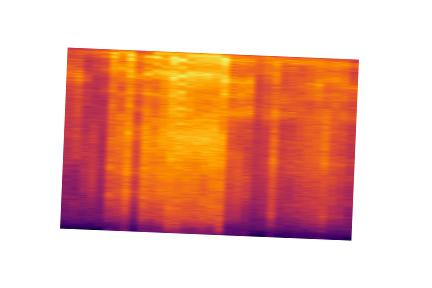
#> input picture anaselmasry/source/positive_Covid-19/positive_0_1549.jpg, 432 x 288 px; its folder holds only this picture in this run
$ jupyter execute --allow-errors 'Preprocessing anaselmasry.ipynb'   (shell and % lines are left out)
#> lines starting #> are read from the running program, lines starting #| are printed output that depends on the picture; after the words box and inside, x2 and y2 are one past the last pixel; in counts of white or black regions, pixels touching at a corner belong together
[cell 1]
import cv2
import os.path
import matplotlib.pyplot as plt
import numpy as np
import glob

[cell 2]
source_path = './anaselmasry/source'
positive_path = os.path.join(source_path, 'positive_Covid-19')
negative_path = os.path.join(source_path, 'negative_Covid-19')
default_negative_filename = os.path.join(negative_path, 'negative_0_641.jpg')
default_positive_filename = os.path.join(positive_path, 'positive_0_4741.jpg')
target_path = './anaselmasry/processed'
target_positive_path = os.path.join(target_path, 'positive_Covid-19')
target_negative_path = os.path.join(target_path, 'negative_Covid-19')

[cell 3]
def loadImgRGB(filename):
    img = cv2.imread(filename)
    img = cv2.cvtColor(img, cv2.COLOR_BGR2RGB)
    return img
#> (the rest of this cell did not finish here and is left out)

[cell 4]
def loadImgGray(filename):
    img = cv2.imread(filename)
    img = cv2.cvtColor(img, cv2.COLOR_BGR2GRAY)
    return img

def findContours(filename):
    img = loadImgGray(filename)
    ret, thr = cv2.threshold(img, 200, 255, cv2.THRESH_BINARY_INV)
    contours, hier = cv2.findContours(thr, cv2.RETR_TREE, cv2.CHAIN_APPROX_SIMPLE)
    return contours

def findBestContour(filename):
    contours = findContours(filename)
    best = None
    bestArea = 0
    for contour in contours:
        area = cv2.contourArea(contour)
        if (area > bestArea):
            bestArea = area
            best = contour
    return best

def getCorrectedImg(filename):
    img = cv2.imread(filename)
    contour = findBestContour(filename)
    rect = cv2.minAreaRect(contour)
    srcBox = cv2.boxPoints(rect)
    tgtBox = np.float32([[0, 400], [0, 0], [400, 0], [400, 400]])
    transform = cv2.getPerspectiveTransform(srcBox, tgtBox)
    return cv2.warpPerspective(img, transform, (400, 400))


def getRotatedImg(filename):
    img = getCorrectedImg(filename)
#> in getCorrectedImg, img is the input picture: shape (288, 432, 3); mean B, G, R 166, 185.2, 236.9
#> in loadImgGray (call 2), `img = cv2.cvtColor(img, cv2.COLOR_BGR2GRAY)`:
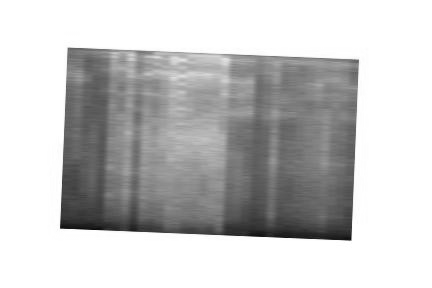
#> img: shape (288, 432); min 8, max 255, mean 198.4
#> in findContours (call 2), `ret, thr = cv2.threshold(img, 200, 255, cv2.THRESH_BINARY_INV)`:
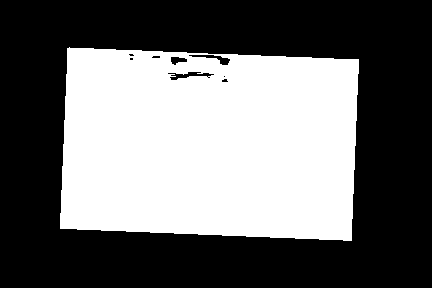
#> thr: shape (288, 432); 42.2% white; 1 white region
#> in findContours (call 2), `contours, hier = cv2.findContours(thr, cv2.RETR_TREE, cv2.CHAIN_APPROX..`: contours = 10 contours, 4 with area under 20; largest, box (x1, y1, x2, y2) and area: (60, 47, 359, 241) 52492, (167, 71, 215, 81) 219, (188, 54, 231, 66) 179, (170, 56, 188, 66) 102, (151, 55, 161, 59) 24, (221, 78, 229, 83) 21
#> the loop in findBestContour (call 2), `for contour in contours:` made 10 passes
#> (area, bestArea) on pass 1: (52491.5, 52491.5)
#> area on passes 2, 5, 7, 8, 9: 21, 219, 102, 23.5, 179
#> in getCorrectedImg (call 2), `contour = findBestContour(filename)`: contour = contour of 81 points, box (x1, y1, x2, y2) (60, 47, 359, 241), area 52492
#> in getCorrectedImg (call 2), `rect = cv2.minAreaRect(contour)`: rect = ((209, 143.6), (181.5, 292), -87.63)
#> in getCorrectedImg (call 2), `srcBox = cv2.boxPoints(rect)`: srcBox = [[351.1, 240.4], [59.37, 228.3], [66.87, 46.9], [358.6, 58.97]]
#> in getCorrectedImg (call 2), `transform = cv2.getPerspectiveTransform(srcBox, tgtBox)`: transform = [[0.0911, -2.2, 497.2], [1.37, 0.0566, -94.2], [1.78e-11, -2.15e-10, 1]]
#> in getCorrectedImg (call 2), `return cv2.warpPerspective(img, transform, (400, 400))`:
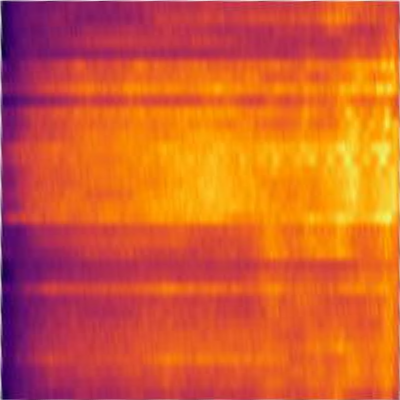
#> returned value: shape (400, 400, 3); mean of channels 0, 1, 2 46.9, 91.8, 212.9; drawn as B, G, R
    top = np.sum(img[:50, :])
    bottom = np.sum(img[350:, :])
    left = np.sum(img[:, :50])
    right = np.sum(img[:, 350:])
    img_min = min(top, bottom, left, right)
    if img_min == top:
        return cv2.rotate(img, cv2.ROTATE_180)
    elif img_min == bottom:
        return img
    elif img_min == left:
        return cv2.rotate(img, cv2.ROTATE_90_COUNTERCLOCKWISE)
    elif img_min == right:
        return cv2.rotate(img, cv2.ROTATE_90_CLOCKWISE)

#> (the rest of this cell did not finish here and is left out)

[cell 5]
os.makedirs(target_positive_path, exist_ok = True)
os.makedirs(target_negative_path, exist_ok = True)

for filename in glob.iglob(positive_path + '/**/*.jpg', recursive=True):

    path = os.path.normpath(filename)
    tokens = path.split(os.sep)
    save_path = os.path.join(target_positive_path, tokens[len(tokens) - 1])
    img = getRotatedImg(filename)
#> in getRotatedImg (call 2), `top = np.sum(img[:50, :])`: top = 6261930
#> in getRotatedImg (call 2), `bottom = np.sum(img[350:, :])`: bottom = 6704860
#> in getRotatedImg (call 2), `left = np.sum(img[:, :50])`: left = 5352995
#> in getRotatedImg (call 2), `right = np.sum(img[:, 350:])`: right = 8013404
#> in getRotatedImg (call 2), `img_min = min(top, bottom, left, right)`: img_min = 5352995
#> in getRotatedImg (call 2), `return cv2.rotate(img, cv2.ROTATE_90_COUNTERCLOCKWISE)`:
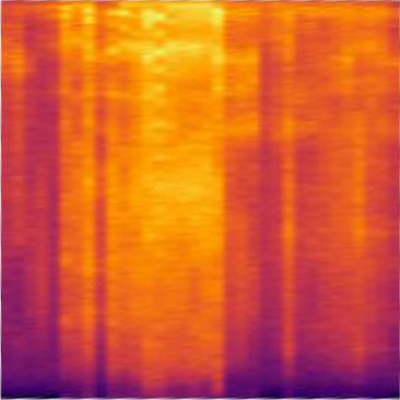
#> returned value: shape (400, 400, 3); mean of channels 0, 1, 2 46.9, 91.8, 212.9; drawn as B, G, R

$ run again, on anaselmasry/source/positive_Covid-19/positive_0_8088.jpg
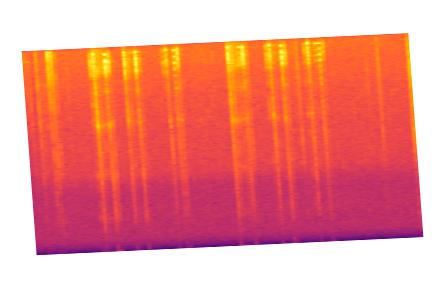
#> input picture anaselmasry/source/positive_Covid-19/positive_0_8088.jpg, 432 x 288 px
#> in getCorrectedImg, img is the input picture: shape (288, 432, 3); mean B, G, R 137, 143.6, 237.1
#> img: shape (288, 432)
#> in findContours (call 2), `ret, thr = cv2.threshold(img, 200, 255, cv2.THRESH_BINARY_INV)`:
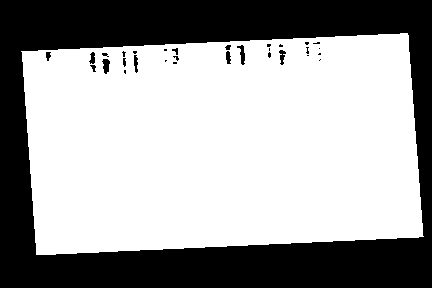
#> thr: shape (288, 432); 63.2% white; 31 black regions (19 under 20 px)
#> in findContours (call 2), `contours, hier = cv2.findContours(thr, cv2.RETR_TREE, cv2.CHAIN_APPROX..`: contours = 33 contours, 16 with area under 20; largest, box (x1, y1, x2, y2) and area: (21, 33, 424, 255) 78668, (236, 44, 246, 66) 102, (101, 58, 111, 75) 99, (278, 49, 287, 66) 78, (133, 54, 139, 74) 72
#> the loop in findBestContour (call 2), `for contour in contours:` made 33 passes
#> (area, bestArea) on pass 1: (78667.5, 78667.5)
#> in getCorrectedImg (call 2), `contour = findBestContour(filename)`: contour = contour of 136 points, box (x1, y1, x2, y2) (21, 33, 424, 255), area 78668
#> rect = ((222, 143.7), (392.9, 204.7), -2.68)
#> srcBox = [[30.57, 255.2], [20.99, 50.72], [413.5, 32.32], [423, 236.8]]
#> transform = [[1.02, -0.0477, -18.93], [0.0915, 1.95, -100.9], [9.45e-11, -8.88e-12, 1]]
#> in getCorrectedImg (call 2), `return cv2.warpPerspective(img, transform, (400, 400))`:
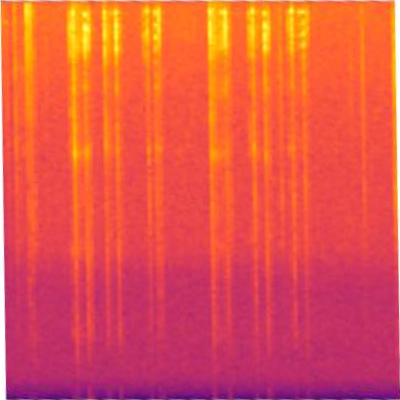
#> returned value: shape (400, 400, 3); mean of channels 0, 1, 2 72.9, 83.2, 227.7; drawn as B, G, R

$ run again, on anaselmasry/source/positive_Covid-19/positive_0_9049.jpg
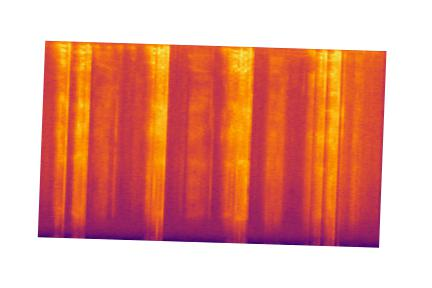
#> input picture anaselmasry/source/positive_Covid-19/positive_0_9049.jpg, 432 x 288 px
#> in getCorrectedImg, img is the input picture: shape (288, 432, 3); mean B, G, R 145.1, 160.9, 229.8
#> img: shape (288, 432)
#> in findContours (call 2), `ret, thr = cv2.threshold(img, 200, 255, cv2.THRESH_BINARY_INV)`:
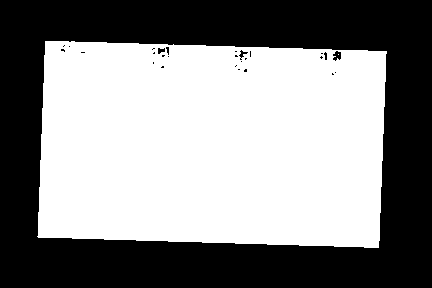
#> thr: shape (288, 432); 53.9% white; 28 black regions (24 under 20 px)
#> in findContours (call 2), `contours, hier = cv2.findContours(thr, cv2.RETR_TREE, cv2.CHAIN_APPROX..`: contours = 33 contours, 27 with area under 20; largest, box (x1, y1, x2, y2) and area: (37, 41, 387, 248) 66780, (332, 50, 342, 62) 71, (238, 49, 249, 59) 41, (157, 47, 166, 55) 40, (323, 51, 328, 61) 26, (165, 46, 170, 56) 25
#> the loop in findBestContour (call 2), `for contour in contours:` made 33 passes
#> (area, bestArea) on pass 1: (66779.5, 66779.5)
#> in getCorrectedImg (call 2), `contour = findBestContour(filename)`: contour = contour of 83 points, box (x1, y1, x2, y2) (37, 41, 387, 248), area 66780
#> rect = ((211.5, 143.8), (197.1, 343.2), -88.24)
#> srcBox = [[380, 247.5], [36.97, 237], [43.03, 40], [386.1, 50.56]]
#> transform = [[0.0624, -2.03, 478.5], [1.16, 0.0358, -51.56], [6.94e-12, -1.13e-10, 1]]
#> top = 7250931
#> bottom = 6833017
#> left = 5699409
#> right = 7683721
#> img_min = 5699409
#> in getRotatedImg (call 2), `return cv2.rotate(img, cv2.ROTATE_90_COUNTERCLOCKWISE)`:
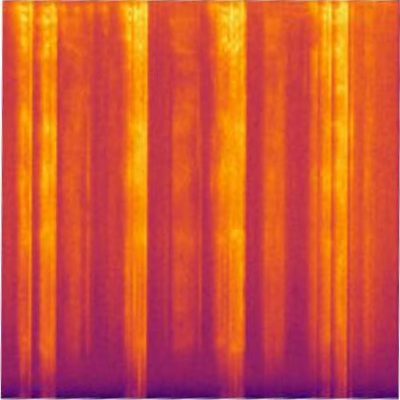
#> returned value: shape (400, 400, 3); mean of channels 0, 1, 2 53.5, 82.4, 209; drawn as B, G, R

$ run again, on anaselmasry/source/positive_Covid-19/positive_0_288.jpg
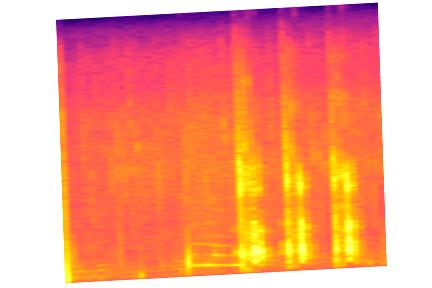
#> input picture anaselmasry/source/positive_Covid-19/positive_0_288.jpg, 432 x 288 px
#> in getCorrectedImg, img is the input picture: shape (288, 432, 3); mean B, G, R 128.5, 155.7, 245.9
#> img: shape (288, 432)
#> thr: shape (288, 432); 65.2% white; 29 black regions (16 under 20 px)
#> in findContours (call 2), `contours, hier = cv2.findContours(thr, cv2.RETR_TREE, cv2.CHAIN_APPROX..`: contours = 33 contours, 20 with area under 20; largest, box (x1, y1, x2, y2) and area: (56, 2, 387, 283) 84172, (223, 219, 269, 270) 952, (332, 212, 360, 262) 704, (284, 216, 311, 265) 676, (235, 154, 262, 199) 580
#> the loop in findBestContour (call 2), `for contour in contours:` made 33 passes
#> (area, bestArea) on pass 1: (84172.5, 84172.5)
#> in getCorrectedImg (call 2), `contour = findBestContour(filename)`: contour = contour of 131 points, box (x1, y1, x2, y2) (56, 2, 387, 283), area 84172
#> rect = ((221.4, 142.3), (325.9, 263.8), -3.06)
#> srcBox = [[65.7, 282.7], [51.61, 19.34], [377.1, 1.93], [391.2, 265.3]]
#> transform = [[1.23, -0.0656, -61.97], [0.081, 1.51, -33.46], [-1.76e-10, 1.89e-11, 1]]
#> top = 6913676
#> bottom = 9096133
#> left = 8662678
#> right = 8747595
#> img_min = 6913676
#> in getRotatedImg (call 2), `return cv2.rotate(img, cv2.ROTATE_180)`:
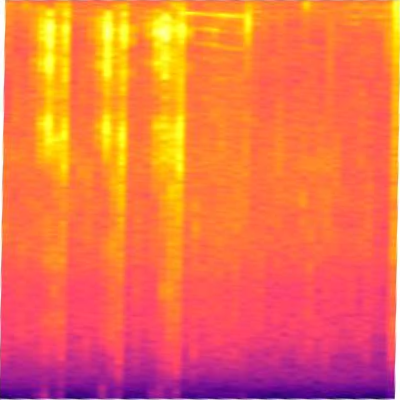
#> returned value: shape (400, 400, 3); mean of channels 0, 1, 2 72.6, 111.8, 242.1; drawn as B, G, R
